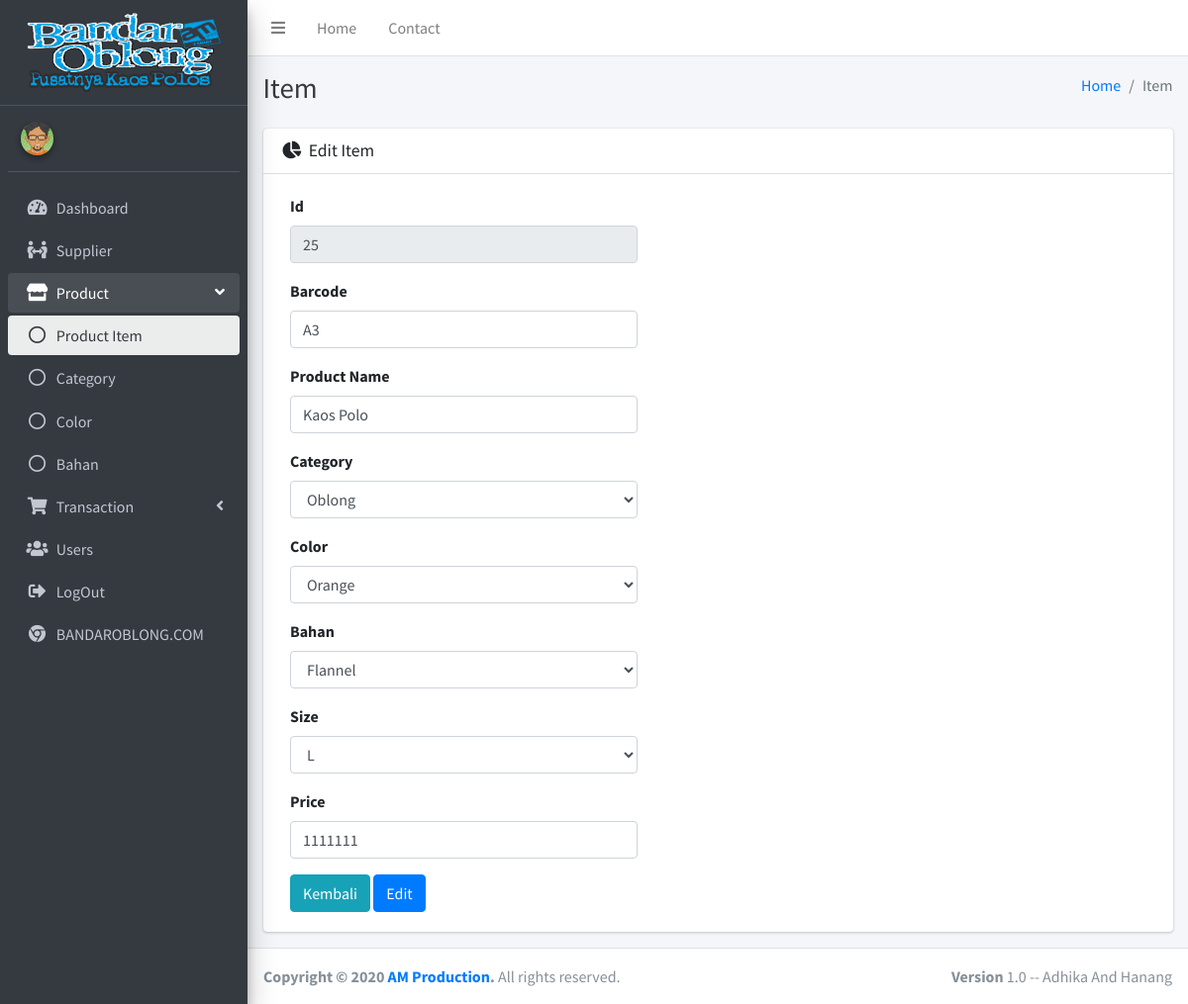
Screenshot of /item/edit/25 with the database file from the repository.
### tables this page shows
CREATE TABLE IF NOT EXISTS `p_item` (
  `id_item` int(11) NOT NULL AUTO_INCREMENT,
  `barcode` varchar(128) DEFAULT NULL,
  `name` varchar(128) DEFAULT NULL,
  `category` int(11) DEFAULT NULL,
  `color` int(11) DEFAULT NULL,
  `bahan` int(11) DEFAULT NULL,
  `size` varchar(10),
  `price` int(11),
  `stock` int(11) DEFAULT '0',
  `created` datetime DEFAULT CURRENT_TIMESTAMP,
  `updated` datetime DEFAULT NULL,
  PRIMARY KEY (`id_item`),
  UNIQUE KEY `barcode` (`barcode`),
  KEY `category` (`category`),
  KEY `color` (`color`),
  KEY `bahan` (`bahan`),
  CONSTRAINT `FK_p_item_p_bahan` FOREIGN KEY (`bahan`) REFERENCES `p_bahan` (`id_bahan`),
  CONSTRAINT `FK_p_item_p_color` FOREIGN KEY (`color`) REFERENCES `p_color` (`id_color`),
  CONSTRAINT `p_item_ibfk_1` FOREIGN KEY (`category`) REFERENCES `p_category` (`id_category`)
);

CREATE TABLE IF NOT EXISTS `p_category` (
  `id_category` int(11) NOT NULL AUTO_INCREMENT,
  `name` varchar(128) NOT NULL,
  `created` datetime NOT NULL DEFAULT CURRENT_TIMESTAMP,
  `updated` datetime DEFAULT NULL,
  PRIMARY KEY (`id_category`)
);

CREATE TABLE IF NOT EXISTS `p_color` (
  `id_color` int(11) NOT NULL AUTO_INCREMENT,
  `color` varchar(50) NOT NULL DEFAULT '',
  PRIMARY KEY (`id_color`)
);

CREATE TABLE IF NOT EXISTS `p_bahan` (
  `id_bahan` int(11) NOT NULL AUTO_INCREMENT,
  `nm_bahan` varchar(100) NOT NULL DEFAULT '',
  PRIMARY KEY (`id_bahan`)
);

### application/libraries/Template.php (called while the page is built)
<?php
class Template
{
    var $template_data = array();
    function set($name, $value)
    {
        $this->template_data[$name] = $value;
    }
    function load($template = '', $view = '', $view_data = array(), $return = false)
    {
        $this->CI = &get_instance();
        $this->set('contents', $this->CI->load->view($view, $view_data, true));
        return $this->CI->load->view($template, $this->template_data, $return);
    }
}

### application/controllers/Item.php (called while the page is built, shortened)
<?php
class Item extends CI_Controller
{
    function edit($id)
    {
        $query = $this->item_m->get($id);
        $data['edit_item'] = $query->row();
        $data['query_category'] = $this->category_m->get();
        $data['query_color'] = $this->color_m->get();
        $data['query_bahan'] = $this->bahan_m->get();
        $this->form_validation->set_rules('name', 'Name', 'required');
        if ($this->form_validation->run() == false) {
            $this->template->load('templates/index', 'product/item/editItem', $data);
        } else {
            $this->item_m->editItem($id);
            $this->session->set_flashdata('message', '<div class="alert alert-success" role="alert">
                    Edit Succes</div>');
            redirect('item/index');
        }
    }
}

### index.php (called while the page is built, shortened)
<?php
require_once BASEPATH.'core/CodeIgniter.php';

### application/models/item_m.php (called while the page is built, shortened)
<?php
class item_m extends CI_Model
{
    public function get($id = null)
    {
        $this->db->select('p_item.*, p_category.name as category_name, p_color.color as color_name, p_bahan.nm_bahan as bahan_nama');
        $this->db->from('p_item');
        $this->db->join('p_category', 'p_category.id_category = p_item.category');
        $this->db->join('p_color', 'p_color.id_color = p_item.color');
        $this->db->join('p_bahan', 'p_bahan.id_bahan = p_item.bahan');
        if ($id != null) {
            $this->db->where('id_item', $id);
        }
        $query = $this->db->get();
        return $query;
    }
}

### application/models/category_m.php (called while the page is built, shortened)
<?php
class category_m extends CI_Model
{
    public function get($id = null)
    {
        $this->db->from('p_category');
        $query = $this->db->get();
        return $query;
    }
}

### application/models/color_m.php (called while the page is built, shortened)
<?php
class color_m extends CI_Model
{
    public function get()
    {
        $this->db->from('p_color');
        return $this->db->get();
    }
}

### application/models/bahan_m.php (called while the page is built, shortened)
<?php
class bahan_m extends CI_Model
{
    public function get()
    {
        $this->db->from('p_bahan');
        return $this->db->get();
    }
}

### application/views/product/item/editItem.php (the view, shortened to what this page needs)
<div class="content-header">
    <div class="container-fluid">
        <div class="row mb-2">
            <div class="col-sm-6">
                <h1 class="m-0 text-dark">Item</h1>
            </div>
            <div class="col-sm-6">
                <ol class="breadcrumb float-sm-right">
                    <li class="breadcrumb-item"><a href="#">Home</a></li>
                    <li class="breadcrumb-item active">Item</li>
                </ol>
            </div>
        </div>
    </div>
</div>
<section class="content">
    <div class="container-fluid">
        <div class="row">
            <section class="col-lg connectedSortable">
                <div class="card">
                    <div class="card-header">
                        <h3 class="card-title">
                            <i class="fas fa-chart-pie mr-1"></i>
                            Edit Item
                        </h3>
                    </div>
                    <div class="card-body">
                        <div class="tab-content p-0">
                            <form class="col-md-5" method="post">
                                <div class="form-group">
                                    <label for="exampleInputEmail1">Id</label>
                                    <input type="text" class="form-control" id="id_item" value="<?= $edit_item->id_item ?>" readonly>
                                </div>
                                <div class="form-group">
                                    <label for="exampleInputEmail1">Barcode</label>
                                    <input type="text" class="form-control" id="barcode" value="<?= $edit_item->barcode ?>" name="barcode" required>
                                </div>
                                <div class="form-group">
                                    <label for="exampleInputEmail1">Product Name</label>
                                    <input type="text" class="form-control" id="name" value="<?= $edit_item->name ?>" name="name" required>
                                </div>
                                <div class="form-group">
                                    <label for="exampleInputEmail1">Category</label>
                                    <select name="category" id="category" class="form-control">
                                        <?php foreach ($query_category->result() as $c) : ?>
                                            <option value="<?= $c->id_category ?>" <?= $c->id_category == $edit_item->category ? "selected" : null ?>><?= $c->name ?></option>
                                        <?php endforeach; ?>
                                    </select>
                                </div>
                                <div class="form-group">
                                    <label for="exampleInputEmail1">Color</label>
                                    <select name="color" id="color" class="form-control">
                                        <?php foreach ($query_color->result() as $z) : ?>
                                            <option value="<?= $z->id_color ?>" <?= $z->id_color == $edit_item->color ? "selected" : null ?>><?= $z->color ?></option>
                                        <?php endforeach; ?>
                                    </select>
                                </div>
                                <div class="form-group">
                                    <label for="exampleInputEmail1">Bahan</label>
                                    <select name="bahan" id="bahan" class="form-control">
                                        <?php foreach ($query_bahan->result() as $v) : ?>
                                            <option value="<?= $v->id_bahan ?>" <?= $v->id_bahan == $edit_item->bahan ? "selected" : null ?>><?= $v->nm_bahan ?></option>
                                        <?php endforeach; ?>
                                    </select>
                                </div>
                                <div class="form-group">
                                    <label for="exampleInputEmail1">Size</label>
                                    <select name="size" id="size" class="form-control">
                                        <option value="<?= $edit_item->size ?>" <?= $edit_item->size == $edit_item->size ? "selected" : null ?>><?= $edit_item->size ?></option>
                                    </select>
                                </div>
                                <div class="form-group">
                                    <label for="exampleInputEmail1">Price</label>
                                    <input type="text" class="form-control" id="price" value="<?= $edit_item->price ?>" name="price" required>
                                </div>
                                <a href="<?= base_url('item'); ?>" class="btn btn-info">Kembali</a>
                                <button type="submit" name="edit" class="btn btn-primary">Edit</button>
                            </form>
                        </div>
                    </div>
                </div>
            </section>
        </div>
    </div>
</section>

### rows the page displays
p_item: id_item "25", barcode "A3", name "Kaos Polo", category "Oblong", color "Orange", bahan "Flannel", size "L", price "1111111"
